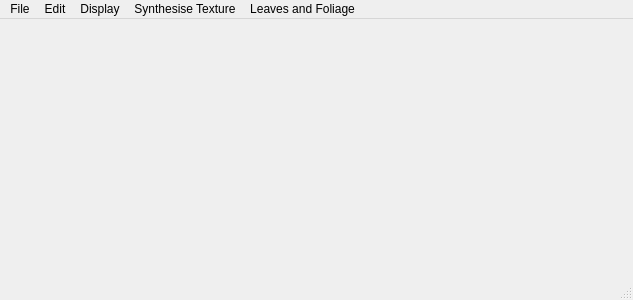
<?xml version="1.0" encoding="UTF-8"?>
<ui version="4.0">
 <class>MainWindow</class>
 <widget class="QMainWindow" name="MainWindow">
  <property name="geometry">
   <rect>
    <x>0</x>
    <y>0</y>
    <width>633</width>
    <height>300</height>
   </rect>
  </property>
  <property name="windowTitle">
   <string>MainWindow</string>
  </property>
  <widget class="QWidget" name="centralWidget"/>
  <widget class="QMenuBar" name="menuBar">
   <property name="geometry">
    <rect>
     <x>0</x>
     <y>0</y>
     <width>633</width>
     <height>25</height>
    </rect>
   </property>
   <widget class="QMenu" name="menuFile">
    <property name="title">
     <string>File</string>
    </property>
    <addaction name="actionOpen_XML_file"/>
    <addaction name="actionSave_XML_file"/>
    <addaction name="separator"/>
    <addaction name="actionExit"/>
   </widget>
   <widget class="QMenu" name="menuDisplay">
    <property name="title">
     <string>Display</string>
    </property>
    <addaction name="actionDisplay_XML_file"/>
    <addaction name="actionDisplay_LST_file"/>
    <addaction name="separator"/>
    <addaction name="actionGenerate_from_current"/>
    <addaction name="actionExport_Cylinder_Model_to_OBJ"/>
    <addaction name="separator"/>
    <addaction name="actionBlack_background"/>
    <addaction name="actionWhite_background"/>
   </widget>
   <widget class="QMenu" name="menuEdit">
    <property name="title">
     <string>Edit</string>
    </property>
    <addaction name="actionUndo"/>
    <addaction name="actionRedo"/>
   </widget>
   <widget class="QMenu" name="menuSynthesise_Texture">
    <property name="title">
     <string>Synthesise Texture</string>
    </property>
    <addaction name="actionSynthesise_a_Texture"/>
   </widget>
   <widget class="QMenu" name="menuGenerate_Leaves">
    <property name="title">
     <string>Leaves and Foliage</string>
    </property>
    <addaction name="actionCreate_Leaves"/>
    <addaction name="actionFoliage_Options"/>
   </widget>
   <addaction name="menuFile"/>
   <addaction name="menuEdit"/>
   <addaction name="menuDisplay"/>
   <addaction name="menuSynthesise_Texture"/>
   <addaction name="menuGenerate_Leaves"/>
  </widget>
  <widget class="QStatusBar" name="statusBar"/>
  <action name="actionOpen_XML_file">
   <property name="text">
    <string>Open XML file</string>
   </property>
  </action>
  <action name="actionSave_XML_file">
   <property name="text">
    <string>Save XML file</string>
   </property>
  </action>
  <action name="actionExit">
   <property name="text">
    <string>Exit</string>
   </property>
  </action>
  <action name="actionDisplay_XML_file">
   <property name="text">
    <string>Display XML file</string>
   </property>
  </action>
  <action name="actionDisplay_LST_file">
   <property name="text">
    <string>Display LST file</string>
   </property>
  </action>
  <action name="actionGenerate_from_current">
   <property name="text">
    <string>Generate from current sketch</string>
   </property>
  </action>
  <action name="actionGenerate_output_for_XML_file">
   <property name="text">
    <string>Generate output for XML file</string>
   </property>
  </action>
  <action name="actionUndo">
   <property name="text">
    <string>Undo</string>
   </property>
  </action>
  <action name="actionRedo">
   <property name="text">
    <string>Redo</string>
   </property>
  </action>
  <action name="actionExport_Cylinder_Model_to_OBJ">
   <property name="text">
    <string>Export model in view as OBJ</string>
   </property>
  </action>
  <action name="actionBlack_background">
   <property name="checkable">
    <bool>true</bool>
   </property>
   <property name="checked">
    <bool>true</bool>
   </property>
   <property name="text">
    <string>Black background</string>
   </property>
  </action>
  <action name="actionWhite_background">
   <property name="checkable">
    <bool>true</bool>
   </property>
   <property name="text">
    <string>White background</string>
   </property>
  </action>
  <action name="actionOpen_XML_file_2">
   <property name="text">
    <string>Open XML file</string>
   </property>
  </action>
  <action name="Export_to_Mesh_Model_to_OBJ">
   <property name="text">
    <string>Export to Mesh Model to OBJ</string>
   </property>
  </action>
  <action name="actionCreate_Leaves">
   <property name="text">
    <string>Generate a Leaf</string>
   </property>
  </action>
  <action name="actionCreate_Foliage">
   <property name="text">
    <string>Foliage Options</string>
   </property>
  </action>
  <action name="actionSynthesise_a_Texture">
   <property name="text">
    <string>Synthesise a Texture</string>
   </property>
  </action>
  <action name="actionFoliage_Options">
   <property name="text">
    <string>Foliage Options</string>
   </property>
  </action>
 </widget>
 <layoutdefault spacing="6" margin="11"/>
 <resources/>
 <connections/>
</ui>
